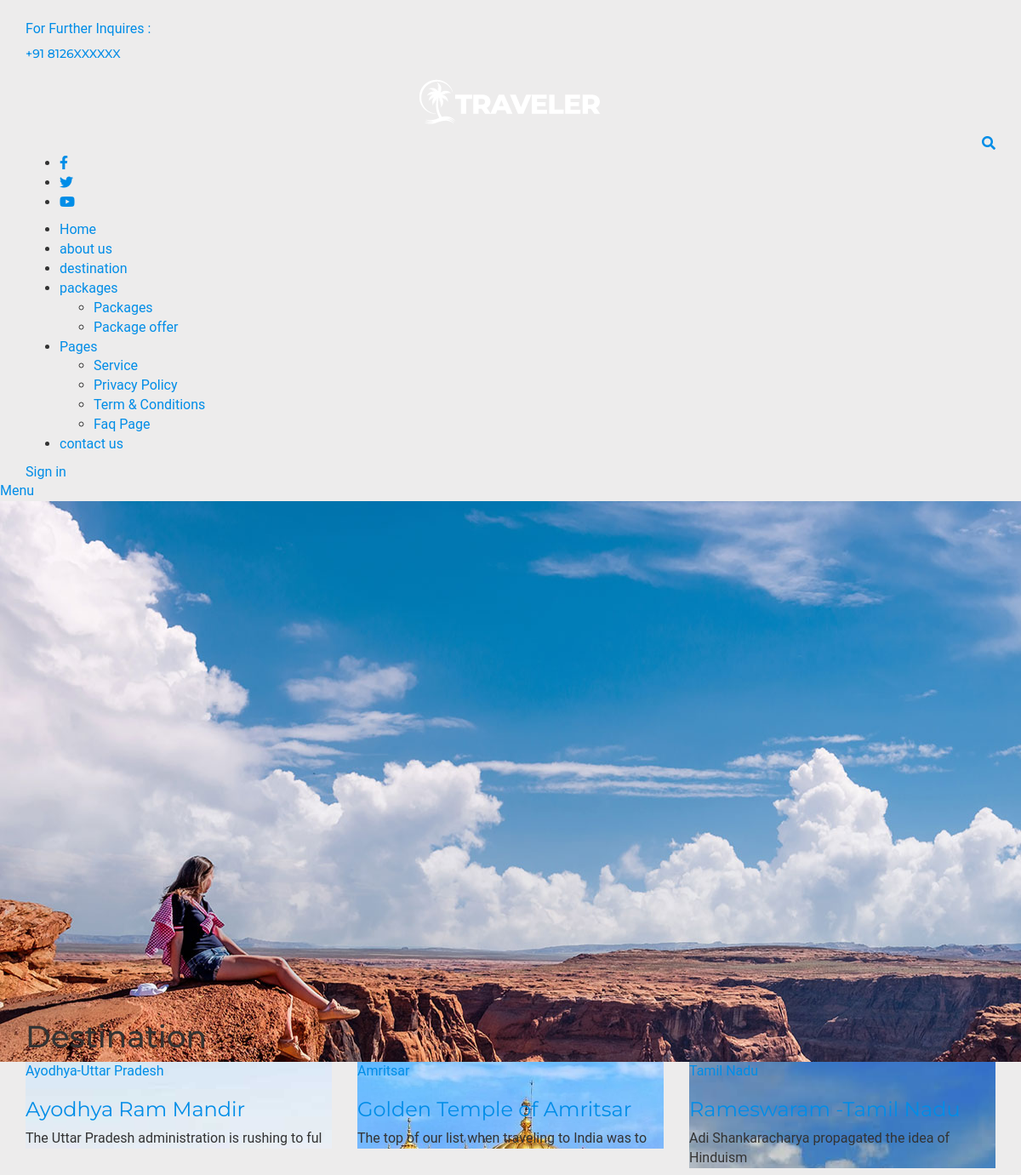
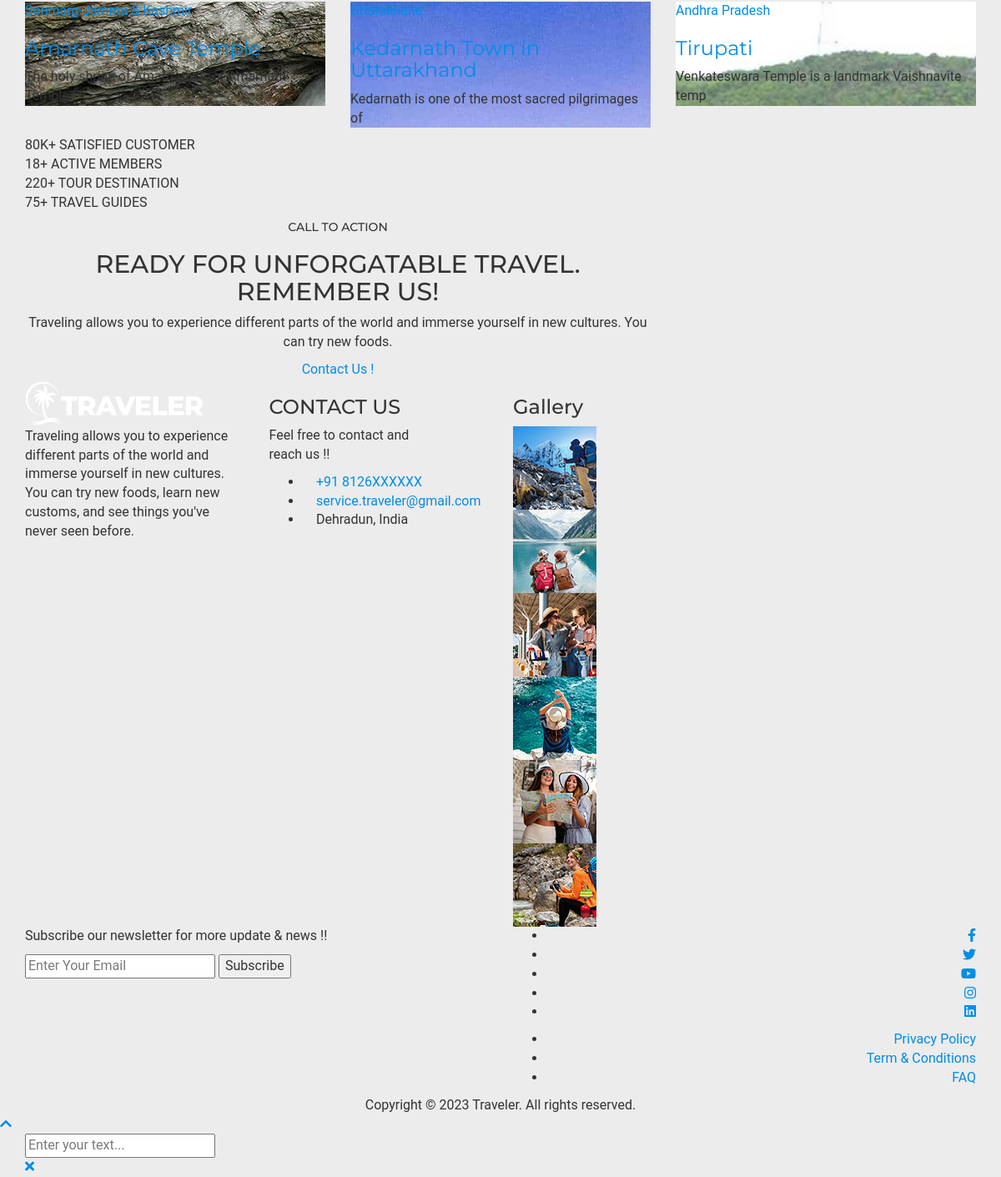
Page /destination.php on the committed database (2 pictures, top to bottom).
### tables this page shows
CREATE TABLE `tbldestination` (
  `DestinationId` int(11) NOT NULL,
  `DestinationName` varchar(200) DEFAULT NULL,
  `DestinationLocation` varchar(100) DEFAULT NULL,
  `DestinationDetails` mediumtext DEFAULT NULL,
  `DestinationImage` varchar(100) DEFAULT NULL,
  `Creationdate` timestamp NULL DEFAULT current_timestamp(),
  `UpdationDate` timestamp NULL DEFAULT NULL ON UPDATE current_timestamp()
);

### destination.php (the view, shortened to what this page needs)
<!doctype html>
<html lang="en">
<?php include 'include/header.php'; ?>
<body class="home">
   <div id="page" class="page">
      <?php include 'include/navbar.php'; ?>
      <main id="content" class="site-main">
         <section class="destination-inner-page">
            <div class="inner-banner-wrap">
               <div class="inner-baner-container" style="background-image: url(assets/images/img7.jpg);">
                  <div class="container">
                     <div class="inner-banner-content">
                        <h1 class="page-title">Destination</h1>
                     </div>
                  </div>
               </div>
            </div>
            <div class="destination-item-wrap">
               <div class="container">
                  <div class="row gx-5">
                     <?php $sql = "SELECT * from tbldestination";
                     $query = $dbh->prepare($sql);
                     $query->execute();
                     $results = $query->fetchAll(PDO::FETCH_OBJ);
                     if ($query->rowCount() > 0) {
                        foreach ($results as $result) {
                     ?>
                           <div class="col-lg-4 col-md-6">
                              <article class="destination-item" style="background-image: url(admin/destinationimages/<?php echo htmlentities($result->DestinationImage); ?>);">
                                 <div class="destination-content">
                                    <span class="cat-link">
                                       <a href="destination.php?pkgid=<?php echo htmlentities($result->DestinationId); ?>">
                                          <?php echo htmlentities($result->DestinationLocation); ?></a>
                                    </span>
                                    <h3>
                                       <a href="popular-destination-details.php?pkgid=<?php echo htmlentities($result->DestinationId); ?>">
                                          <?php echo htmlentities($result->DestinationName); ?></a>
                                    </h3>
                                    <p> <?php echo substr($result->DestinationDetails, 0, 50); ?></p>
                                 </div>
                              </article>
                           </div>
                     <?php }
                     } ?>
                  </div>
               </div>
            </div>
            <div class="inner-counter">
               <div class="container">
                  <div class="counter-wrap">
                     <div class="counter-item">
                        <span class="counter-no">
                           <span class="counter">80</span>K+
                        </span>
                        <span class="counter-desc">
                           SATISFIED CUSTOMER
                        </span>
                     </div>
                     <div class="counter-item">
                        <span class="counter-no">
                           <span class="counter">18</span>+
                        </span>
                        <span class="counter-desc">
                           ACTIVE MEMBERS
                        </span>
                     </div>
                     <div class="counter-item">
                        <span class="counter-no">
                           <span class="counter">220</span>+
                        </span>
                        <span class="counter-desc">
                           TOUR DESTINATION
                        </span>
                     </div>
                     <div class="counter-item">
                        <span class="counter-no">
                           <span class="counter">75</span>+
                        </span>
                        <span class="counter-desc">
                           TRAVEL GUIDES
                        </span>
                     </div>
                  </div>
               </div>
            </div>
            <div class="bg-color-callback primary-bg">
               <div class="container">
                  <div class="row align-items-center">
                     <div class="col-lg-8 offset-lg-2 text-center">
                        <h5 class="sub-title">CALL TO ACTION</h5>
                        <h2 class="section-title">READY FOR UNFORGATABLE TRAVEL. REMEMBER US!</h2>
                        <p>Traveling allows you to experience different parts of the world and immerse yourself in new cultures. You can try new foods.</p>
                        <a href="contact.php" class="outline-btn outline-btn-white">Contact Us !</a>
                     </div>
                  </div>
               </div>
            </div>
         </section>
      </main>
      <?php include 'include/footer.php'; ?>
      <a id="backTotop" href="#" class="to-top-icon">
         <i class="fas fa-chevron-up"></i>
      </a>
      <?php include 'include/custom_search.php'; ?>
   </div>
</body>
</html>

### rows in the picture
tbldestination: DestinationImage (picture), DestinationLocation "Ayodhya-Uttar Pradesh", DestinationName "Ayodhya Ram Mandir", DestinationDetails "The Uttar Pradesh administration is rushing to ful"
tbldestination: DestinationImage (picture), DestinationLocation "Amritsar", DestinationName "Golden Temple of Amritsar", DestinationDetails "The top of our list when traveling to India was to"
tbldestination: DestinationImage (picture), DestinationLocation "Tamil Nadu", DestinationName "Rameswaram -Tamil Nadu", DestinationDetails "Adi Shankaracharya propagated the idea of Hinduism"
tbldestination: DestinationImage (picture), DestinationLocation "Sonmarg-Jammu & Kashmir", DestinationName "Amarnath Cave Temple", DestinationDetails "The holy shrine of Amarnath Ji, or Amarnath Temple"
tbldestination: DestinationImage (picture), DestinationLocation "Uttarakhand", DestinationName "Kedarnath Town in Uttarakhand", DestinationDetails "Kedarnath is one of the most sacred pilgrimages of"
tbldestination: DestinationImage (picture), DestinationLocation "Andhra Pradesh", DestinationName "Tirupati", DestinationDetails "Venkateswara Temple is a landmark Vaishnavite temp"
